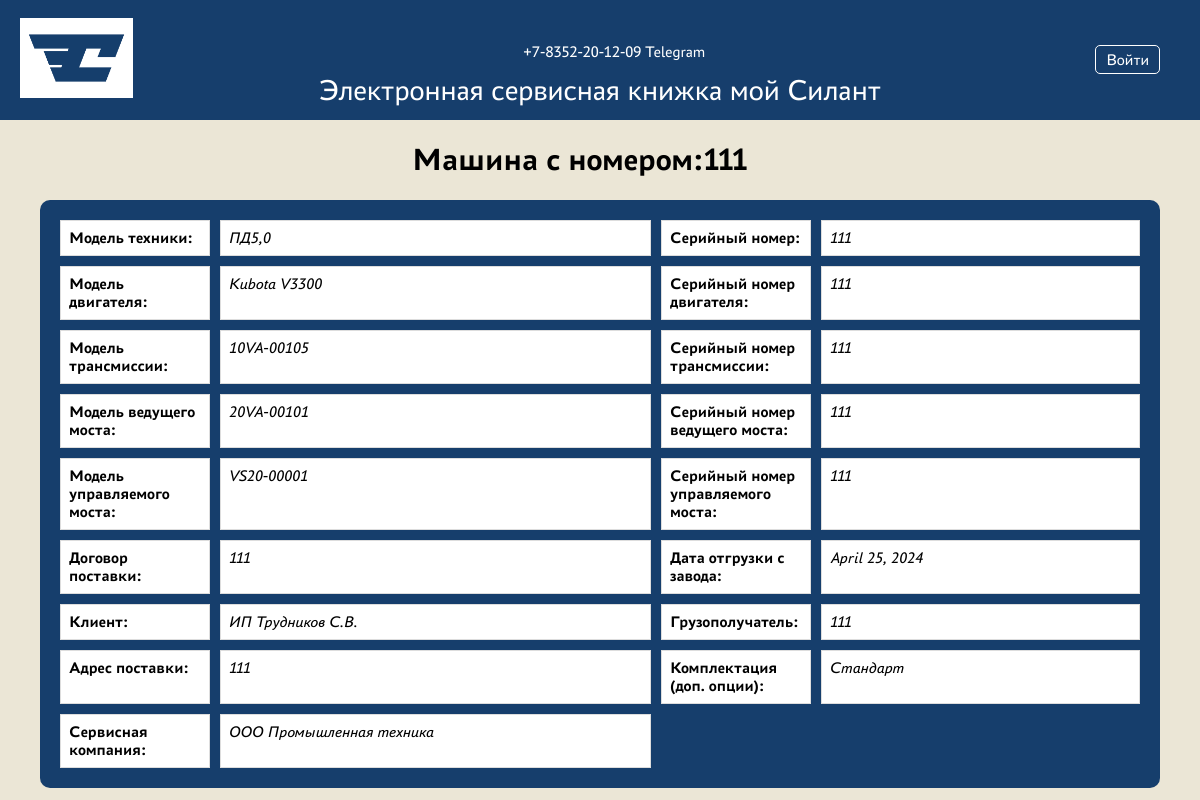
/machine/12/, run on the app's committed database.
### silant_app/models.py (models this page shows, shortened)
class Machine(models.Model):
    reference_entity = models.ForeignKey(ReferenceEntity, on_delete=models.CASCADE, verbose_name="Название")
    model = models.ForeignKey(MachineModel, on_delete=models.CASCADE, verbose_name="Модель техники")
    serial_number = models.CharField(unique=True, max_length=255, verbose_name="Заводской № машины")
    engine_model = models.ForeignKey(EngineModel, on_delete=models.CASCADE, verbose_name="Модель двигателя")
    engine_serial_number = models.CharField(unique=True, max_length=255, verbose_name="Заводской № двигателя")
    transmission_model = models.ForeignKey(TransmissionModel, on_delete=models.CASCADE, verbose_name="Модель трансмиссии")
    transmission_serial_number = models.CharField(unique=True, max_length=255, verbose_name="Заводской № трансмиссии")
    drive_axle_model = models.ForeignKey(DriveAxleModel, on_delete=models.CASCADE, verbose_name="Модель ведущего моста")
    drive_axle_serial_number = models.CharField(max_length=255, verbose_name="Заводской № ведущего моста")
    steer_axle_model = models.ForeignKey(SteerAxleModel, on_delete=models.CASCADE, verbose_name="Модель управляемого моста")
    steer_axle_serial_number = models.CharField(max_length=255, verbose_name="Заводской № управляемого моста")
    delivery_contract = models.CharField(max_length=255, verbose_name="Договор поставки (№, дата)")
    shipment_date = models.DateField(verbose_name="Дата отгрузки с завода")
    client = models.ForeignKey(Client, on_delete=models.CASCADE, verbose_name="Клиент")
    end_user = models.CharField(max_length=255, verbose_name="Грузополучатель (конечный потребитель)")
    shipping_address = models.CharField(max_length=255, verbose_name="Адрес поставки (эксплуатации)")
    configuration = models.TextField(max_length=1000, default="Стандарт", verbose_name="Комплектация (доп. опции)")
    service_department = models.ForeignKey(ServiceDepartment, on_delete=models.CASCADE, verbose_name="Сервисная компания")

class MachineModel(models.Model):
    reference_entity = models.ForeignKey(ReferenceEntity, on_delete=models.CASCADE, verbose_name="Название справочника")
    name = models.CharField(max_length=255, verbose_name="Модель техники")
    description = models.TextField(verbose_name="Описание ")

class EngineModel(models.Model):
    reference_entity = models.ForeignKey(ReferenceEntity, on_delete=models.CASCADE, verbose_name="Название справочника")
    name = models.CharField(max_length=255, verbose_name="Модель двигателя")
    description = models.TextField(verbose_name="Описание")

class TransmissionModel(models.Model):
    reference_entity = models.ForeignKey(ReferenceEntity, on_delete=models.CASCADE, verbose_name="Название справочника")
    name = models.CharField(max_length=255, verbose_name="Модель трансмиссии")
    description = models.TextField(verbose_name="Описание")

class DriveAxleModel(models.Model):
    reference_entity = models.ForeignKey(ReferenceEntity, on_delete=models.CASCADE, verbose_name="Название справочника")
    name = models.CharField(max_length=255, verbose_name="Модель ведущего моста")
    description = models.TextField(verbose_name="Описание")

class SteerAxleModel(models.Model):
    reference_entity = models.ForeignKey(ReferenceEntity, on_delete=models.CASCADE, verbose_name="Название справочника")
    name = models.CharField(max_length=255, verbose_name="Модель управляемого моста")
    description = models.TextField(verbose_name="Описание")

class Client(models.Model):
    reference_entity = models.ForeignKey(ReferenceEntity, on_delete=models.CASCADE, verbose_name="Название справочника")
    name = models.CharField(max_length=255, verbose_name="Имя клиента")
    description = models.TextField(max_length=255, default="Клиент", verbose_name="Описание")
    user = models.OneToOneField(User, on_delete=models.CASCADE, verbose_name="Пользователь")

class ServiceDepartment(models.Model):
    reference_entity = models.ForeignKey(ReferenceEntity, on_delete=models.CASCADE, verbose_name="Название справочника")
    name = models.CharField(max_length=255, verbose_name="Название")
    description = models.TextField(max_length=255, default="Сервисная компания", verbose_name="Описание")
    user = models.OneToOneField(User, on_delete=models.CASCADE, verbose_name="Пользователь")

### silant_app/views.py (the view)
# urls.py: path('machine/<int:pk>/', MachineDetailView.as_view(), name='machine-detail'),
class MachineDetailView(DetailView):
    model = Machine
    template_name = 'machine_detail.html'
    context_object_name = 'machine'

### templates/machine_detail.html (shortened to what this page needs)
{% extends 'flatpages/baseheader.html' %}
{% block content %}
    {% load static %}
    <link rel="stylesheet" type="text/css" href="{% static 'css/machine_detail.css' %}">
    <div class="Backbody">
    <div class="machine-details">
        <h1 class="back_text">Машина с номером:{{ machine.serial_number }}</h1>
        <div class="details-table">
            <div class="row">
                <div class="label">Модель техники:</div>
                <div class="value">{{ machine.model.name }}</div>
            </div>
            <div class="row">
                <div class="label">Серийный номер:</div>
                <div class="value">{{ machine.serial_number }}</div>
            </div>
            <div class="row">
                <div class="label">Модель двигателя:</div>
                <div class="value">{{ machine.engine_model.name }}</div>
            </div>
            <div class="row">
                <div class="label">Серийный номер двигателя:</div>
                <div class="value">{{ machine.engine_serial_number }}</div>
            </div>
            <div class="row">
                <div class="label">Модель трансмиссии:</div>
                <div class="value">{{ machine.transmission_model.name }}</div>
            </div>
            <div class="row">
                <div class="label">Серийный номер трансмиссии:</div>
                <div class="value">{{ machine.transmission_serial_number }}</div>
            </div>
            <div class="row">
                <div class="label">Модель ведущего моста:</div>
                <div class="value">{{ machine.drive_axle_model.name }}</div>
            </div>
            <div class="row">
                <div class="label">Серийный номер ведущего моста:</div>
                <div class="value">{{ machine.drive_axle_serial_number }}</div>
            </div>
            <div class="row">
                <div class="label">Модель управляемого моста:</div>
                <div class="value">{{ machine.steer_axle_model.name }}</div>
            </div>
            <div class="row">
                <div class="label">Серийный номер управляемого моста:</div>
                <div class="value">{{ machine.steer_axle_serial_number }}</div>
            </div>
            <div class="row">
                <div class="label">Договор поставки:</div>
                <div class="value">{{ machine.delivery_contract }}</div>
            </div>
            <div class="row">
                <div class="label">Дата отгрузки с завода:</div>
                <div class="value">{{ machine.shipment_date }}</div>
            </div>
            <div class="row">
                <div class="label">Клиент:</div>
                <div class="value">{{ machine.client.name }}</div>
            </div>
            <div class="row">
                <div class="label">Грузополучатель:</div>
                <div class="value">{{ machine.end_user }}</div>
            </div>
            <div class="row">
                <div class="label">Адрес поставки:</div>
                <div class="value">{{ machine.shipping_address }}</div>
            </div>
            <div class="row">
                <div class="label">Комплектация (доп. опции):</div>
                <div class="value">{{ machine.configuration }}</div>
            </div>
            <div class="row">
                <div class="label">Сервисная компания:</div>
                <div class="value">{{ machine.service_department.name }}</div>
            </div>
        </div>
    </div>
</div>
{% endblock %}

### static/css/machine_detail.css (style rules this page uses)
body { width: 100%; margin: 0; padding: 0; background-color: #EBE6D6; }
.back_text { font-family: Astra-bold; text-align: center; }
.machine-details { max-width: 90%; margin-left: 40px; }
.details-table { width: 100%; display: grid; grid-template-columns: auto auto; grid-gap: 10px; background-color: #163E6C; padding: 20px; border-radius: 10px; border-collapse: collapse; }
.row { display: grid; grid-template-columns: 150px auto; grid-gap: 10px; }
.label, .value { border: 1px solid #ddd; padding: 8px; background-color: #ffffff; }
.label { font-family: Astra-bold; font-weight: bold; }
.value { font-family: Astra-italic; }

### data on the page
Machine: serial_number "111", model.name "ПД5,0", engine_model.name "Kubota V3300", engine_serial_number "111", transmission_model.name "10VA-00105", transmission_serial_number "111", drive_axle_model.name "20VA-00101", drive_axle_serial_number "111", steer_axle_model.name "VS20-00001", steer_axle_serial_number "111", delivery_contract "111", shipment_date "April 25, 2024", client.name "ИП Трудников С.В.", end_user "111", shipping_address "111", configuration "Стандарт", service_department.name "ООО Промышленная техника"
